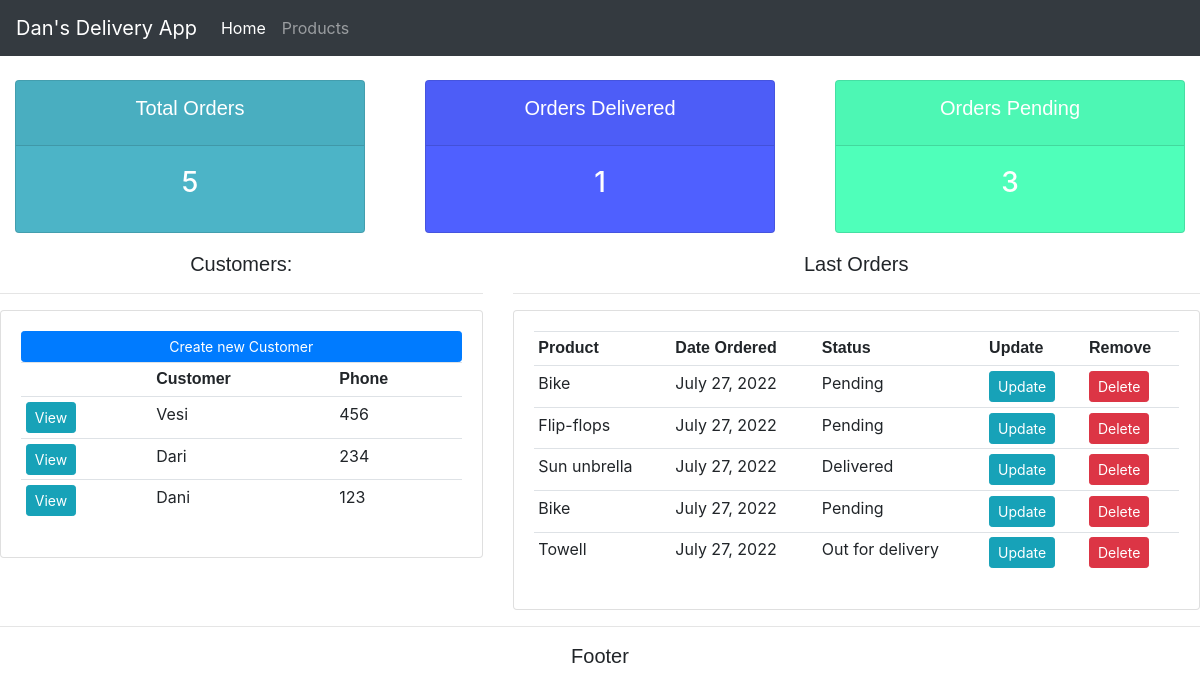
The page / on the database its author committed.
### accounts/models.py (models this page shows, shortened)
class Customer(models.Model):
    name = models.CharField(max_length=20, null=True)
    phone = models.IntegerField(null=True)
    email = models.CharField(max_length=50, null=True)
    date_created = models.DateField(auto_now_add=True)

class Order(models.Model):
    STATUS = (
        ('Pending', 'Pending'),
        ('Out for delivery', 'Out for delivery'),
        ('Delivered', 'Delivered'),
    )
    customer = models.ForeignKey(Customer, null=True, on_delete=models.SET_NULL)
    product = models.ForeignKey(Product, null=True, on_delete=models.SET_NULL)
    day_created = models.DateField(auto_now_add=True, null=True)
    status = models.CharField(max_length=200, choices=STATUS ,null=True)

class Product(models.Model):
    CATEGORY = (
        ('Indoor', 'Indoor'),
        ('Outdoor', 'Outdoor'),
    )
    name= models.CharField(max_length=500, null=True)
    price=models.FloatField(null=True)
    category=models.CharField(max_length=100, choices=CATEGORY, null=True)
    description=models.CharField(max_length=5000, null=True, blank=True)
    day_created=models.DateField(auto_now_add=True, null=True)
    tags = models.ManyToManyField(Tag)
    def __str__(self):
        return self.name

### accounts/views.py (the view)
# urls.py: path('', views.home, name='home'),
def home(request):
    orders = Order.objects.all()
    customers = Customer.objects.all()
    total_customers = customers.count()
    total_orders = orders.count()
    delivered = orders.filter(status='Delivered').count()
    pending = orders.filter(status='Pending').count()
    context = {
        'orders': orders,
        'customers': customers,
        'total_orders': total_orders,
        'total_customers': total_customers,
        'delivered': delivered,
        'pending': pending,
    }
    return render(request, 'accounts/home.html', context)

### accounts/templates/accounts/home.html
{% extends 'accounts/main.html' %}
{% block content %}
{% include 'accounts/status.html' %}
<div class="row">
    <div class="col-md-5">
        <h5>Customers:</h5>
        <hr>
        <div class="card card-body">
            <a class="btn btn-primary btn-sm btn-block" href="">Create new Customer</a>
            <table class="table table-sm">
                <tr>
                    <th></th>
                    <th>Customer</th>
                    <th>Phone</th>
                </tr>
                {% for customer in customers %}
                    <tr>
                        <td><a class="btn btn-sm btn-info" href="{% url 'customer' customer.id %}">View</a></td>
                        <td>{{ customer.name }}</td>
                        <td>{{ customer.phone }}</td>
                    </tr>
                {% endfor %}
            </table>
        </div>
    </div>
    <div class="col-md-7">
        <h5>Last Orders</h5>
        <hr>
        <div class="card card-body">
            <table class="table table-sm">
                <tr>
                    <th>Product</th>
                    <th>Date Ordered</th>
                    <th>Status</th>
                    <th>Update</th>
                    <th>Remove</th>
                </tr>
                {% for order in orders %}
                    <tr>
                        <td>{{ order.product }}</td>
                        <td>{{ order.day_created }}</td>
                        <td>{{ order.status }}</td>
                        <td><a class="btn btn-sm btn-info" href="{% url 'update_order' order.id %}">Update</a></td>
                        <td><a class="btn btn-sm btn-danger" href="{% url 'delete_order' order.id %}">Delete</a></td>
                    </tr>
                {% endfor %}
            </table>
        </div>
    </div>
</div>
{% endblock %}

### accounts/templates/accounts/main.html (shortened to what this page needs)
{% load static %}
<!DOCTYPE html>
<html lang="en">
<head>
    <link rel="stylesheet" href="https://cdn.jsdelivr.net/npm/bootstrap@4.3.1/dist/css/bootstrap.min.css">
</head>
<body>
    {% load static %}
    {% include 'accounts/navbar.html' %}
    {% block content %}
    {% endblock %}
    <hr>
    <h5>Footer</h5>
</body>
</html>

### accounts/templates/accounts/navbar.html (shortened to what this page needs)
<nav class="navbar navbar-expand-lg navbar-dark bg-dark">
    <a class="navbar-brand" href="#">Dan's Delivery App</a>
    <div class="collapse navbar-collapse" id="navbarNav">
      <ul class="navbar-nav">
        <li class="nav-item active">
          <a class="nav-link" href="{% url 'home'%}">Home</a>
        </li>
        <li class="nav-item">
          <a class="nav-link" href="{% url 'products'%}">Products</a>
        </li>
      </ul>
    </div>
  </nav>

### accounts/templates/accounts/status.html
<br>
<div class="row">
	<div class="col">
		<div class="col-md">
			<div class="card text-center text-white  mb-3" id="total-orders">
			  	<div class="card-header">
			  		<h5 class="card-title">Total Orders</h5>
			  	</div>
			  	<div class="card-body">
			    	<h3 class="card-title">{{total_orders}}</h3>
			  	</div>
			</div>
		</div>
	</div>
	<div class="col">
		<div class="col-md">
			<div class="card text-center text-white  mb-3" id="orders-delivered">
			  	<div class="card-header">
			  		<h5 class="card-title">Orders Delivered</h5>
			  	</div>
			  	<div class="card-body">
			    	<h3 class="card-title">{{delivered}}</h3>
			  	</div>
			</div>
		</div>
	</div>
	<div class="col">
		<div class="col-md">
			<div class="card text-center text-white  mb-3" id="orders-pending">
			  	<div class="card-header">
			  		<h5 class="card-title">Orders Pending</h5>
			  	</div>
			  	<div class="card-body">
			    	<h3 class="card-title">{{pending}}</h3>
			  	</div>
			</div>
		</div>
	</div>
</div>

### accounts/templates/accounts/main.html (style rules this page uses)
body { background-image: url('https://cdn.vectorstock.com/i/1000x1000/60/22/delivery-car-on-the-road-with-city-background-vector-15376022.webp'); background-size:cover; background-attachment: fixed; background-position: center; }
h5 { text-align: center; margin: 2px; padding: 1px; font-family: 'Franklin Gothic Medium', 'Arial Narrow', Arial, sans-serif; }
th { font-family:'Lucida Sans', 'Lucida Sans Regular', 'Lucida Grande', 'Lucida Sans Unicode', Geneva, Verdana, sans-serif; font-size: medium; font-style: initial; }
#total-orders { background-color: #4cb4c7; }
#orders-delivered { background-color: rgba(0, 25, 255, 0.69); }
#orders-pending { background-color: rgba(0,255,155,0.69); }

### rows shown on the page
Customer: name "Vesi", phone "456"
Customer: name "Dari", phone "234"
Customer: name "Dani", phone "123"
Order: product "Bike", day_created "July 27, 2022", status "Pending"
Order: product "Flip-flops", day_created "July 27, 2022", status "Pending"
Order: product "Sun unbrella", day_created "July 27, 2022", status "Delivered"
Order: product "Bike", day_created "July 27, 2022", status "Pending"
Order: product "Towell", day_created "July 27, 2022", status "Out for delivery"

### other values the page prints
{{ total_orders }} "5"
{{ delivered }} "1"
{{ pending }} "3"
